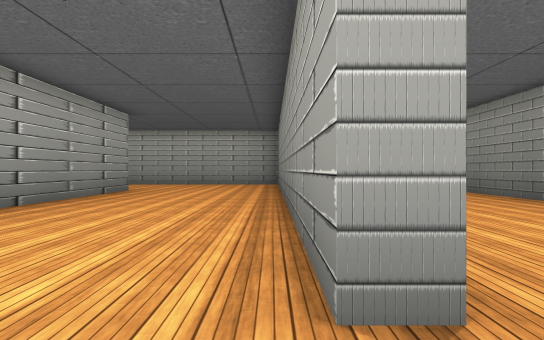
view 1 (above)

24 first-person views from a walk through a scene from a Unity 3-D project. The camera is 1.2 m above the floor, looks level and sees 70° across. The floor is counted in squares, 2 m on a side. Each view is taken from the middle of a square. On the plan, view 1 faces up. The plan holds only what a view shows up to about 11 squares ahead; the rest is blank. The place goes on beyond the plan. The player is left out. Some animated figures are not drawn. Some surface patterns are stand-ins.

view 2
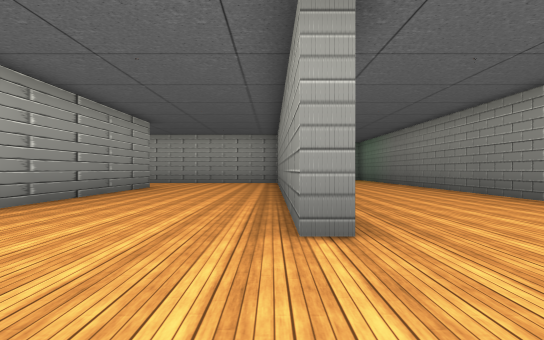

view 3
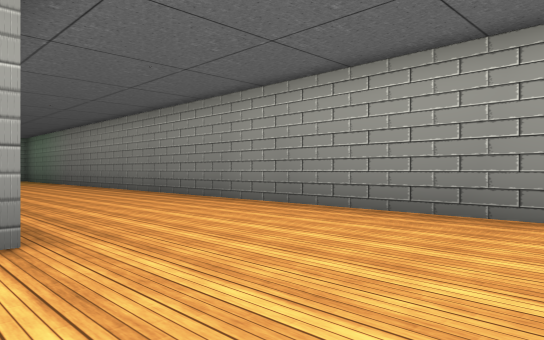

view 4
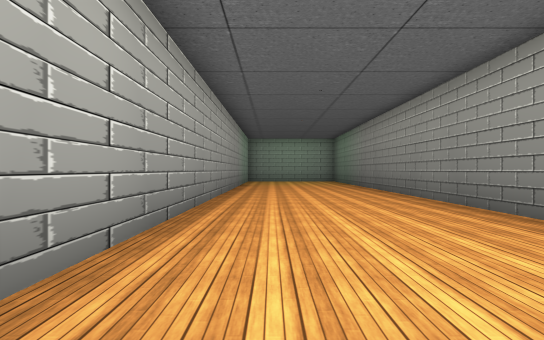

view 5
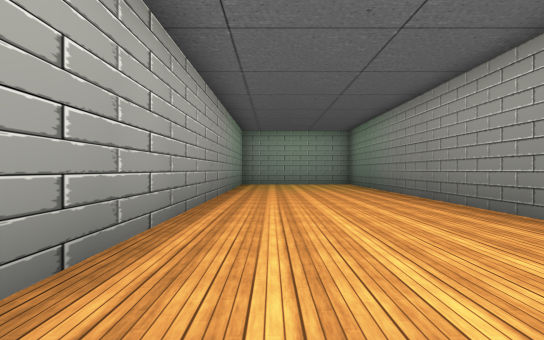

view 6
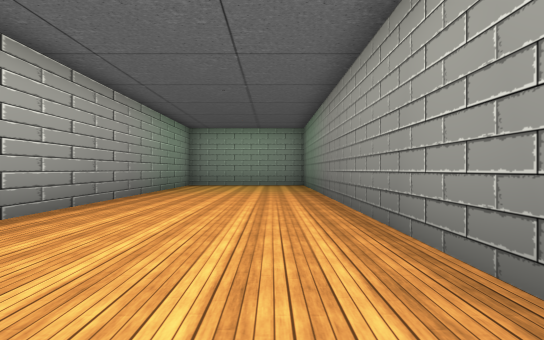

view 7
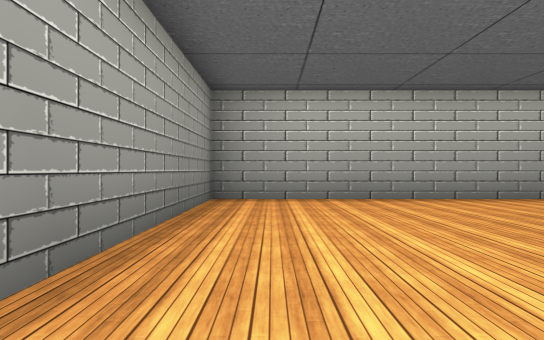

view 8
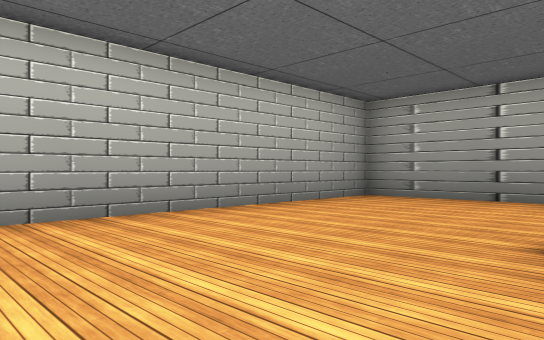

view 9
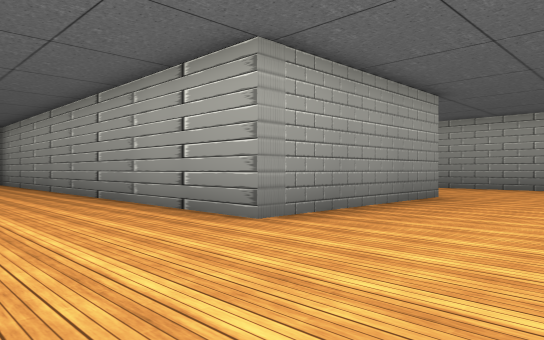

view 10
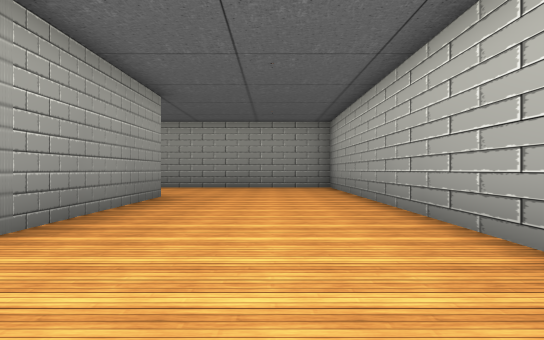

view 11
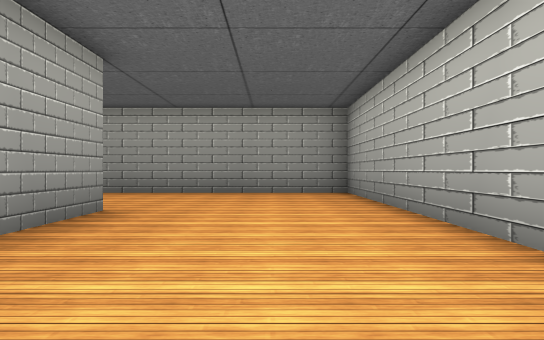

view 12
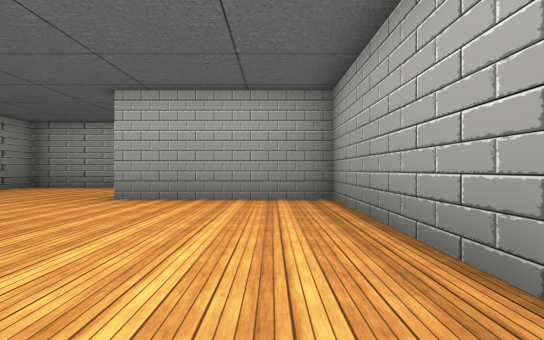

view 13
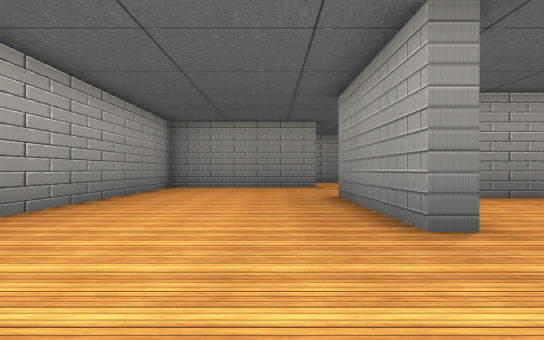

view 14
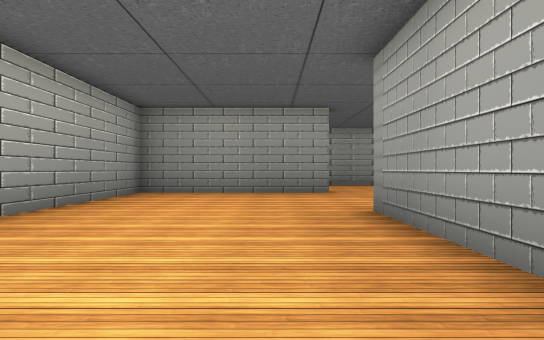

view 15
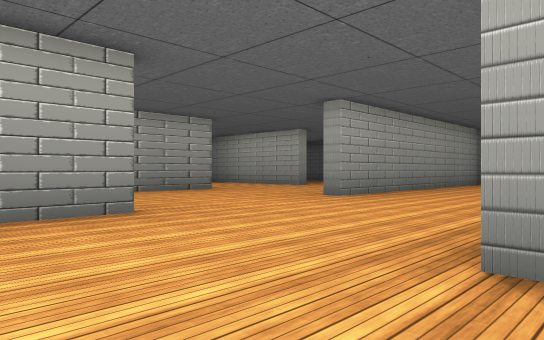

view 16
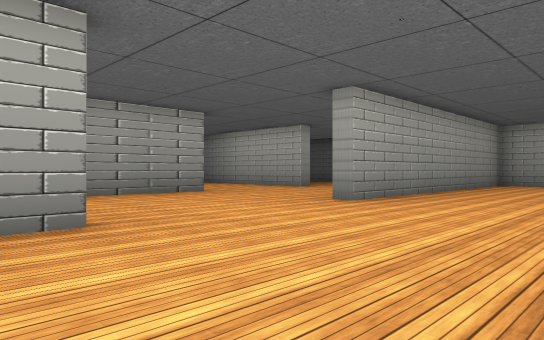

view 17
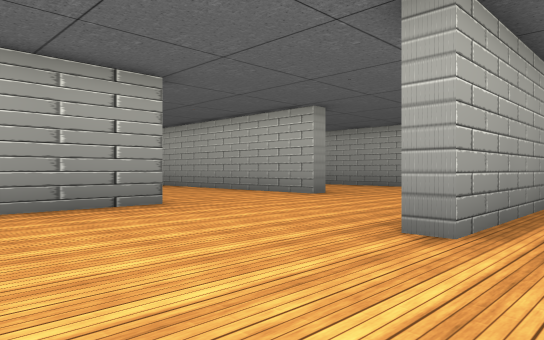

view 18
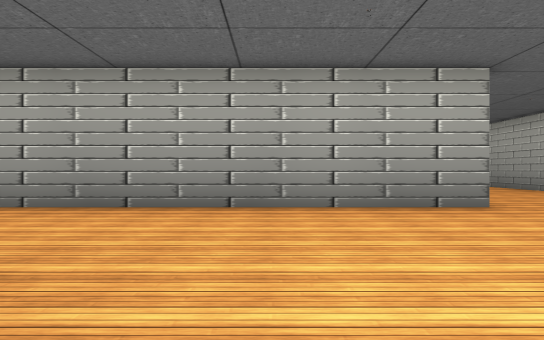

view 19
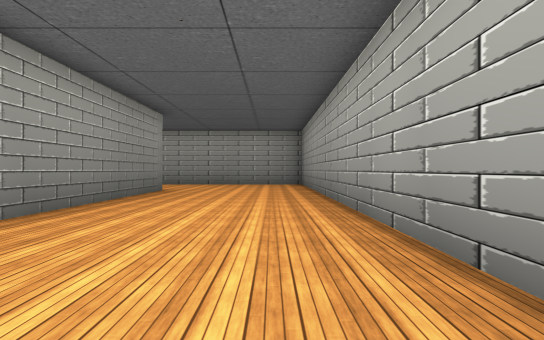

view 20
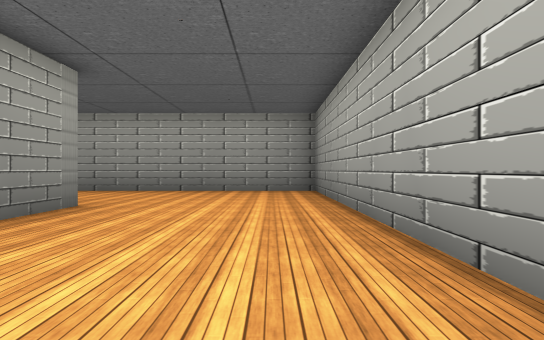

view 21
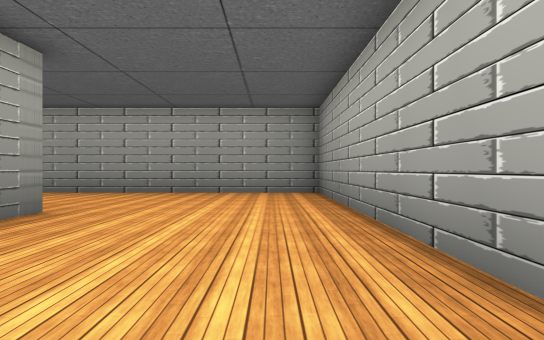

view 22
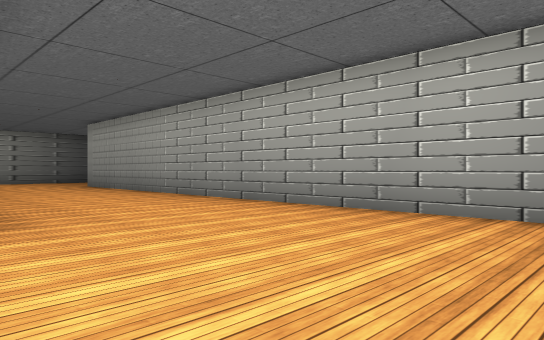

view 23
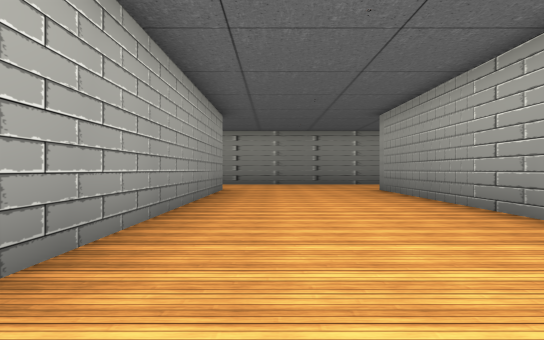

view 24
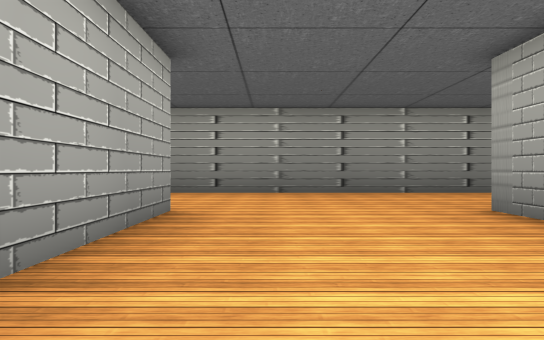

### Floor plan
Points are (right, up) in squares from view 1. A wall is a line through its corners. A room is listed if a view was taken in it or the views show most of it. See-through windows are left out.
Room 1 (views 1, 2, 3, 4, 5, 6, 7, 8, 9, 10, 11, 12, 13, 14, 15, 16, 17, 18, 19, 20, 21, 22, 23, 24)
walls: (-9.8, 11.5) (-4.3, 11.5) (-4.3, 2.6); (-19.2, 6.6) (-19.2, 1.5) (-11, 1.5); (-4.3, 0.6) (-4.3, -3) (5.3, -3) (5.3, 17); (-9.2, -3.5) (-18.9, -3.5); (-3.8, 16) (-14.3, 16) (-14.3, 7) (-9.7, 7) (-9.7, 6.5) (-14.8, 6.5); (0.9, 1.5) (0.3, 1.5) (0.3, 10.6); (-19.8, -3.5) (-19.8, 3.4); (-19.2, 16.4) (-19.2, 11.5) (-19.8, 11.5); (-24.3, 11.5) (-24.3, -8.3) (-9.2, -8.3); (0.8, 17) (0.8, 2.8); (-4.8, -9.5) (-4.8, -2.2); (-24.3, 16.2) (-24.3, 15.8) (-25.9, 15.8)

Positions as (right, up) in squares from view 1, and headings:
1: (0, 0), facing up
2: (0, -2), facing up
3: (0, -2), facing up-right
4: (2, 1), facing up
5: (2, 5), facing up
6: (4, 6), facing up
7: (4, 5), facing down
8: (4, 2), facing down-left
9: (-1, 15), facing down-left
10: (-1, 14), facing left
11: (-4, 14), facing left
12: (-13, 15), facing down
13: (-6, 5), facing left
14: (-9, 5), facing left
15: (-14, 4), facing up-left
16: (-15, 5), facing up-left
17: (-18, 8), facing up-left
18: (-18, 8), facing left
19: (-23, 8), facing down
20: (-23, 3), facing down
21: (-23, 2), facing down
22: (-24, -3), facing down-right
23: (-21, -5), facing right
24: (-15, -5), facing right
